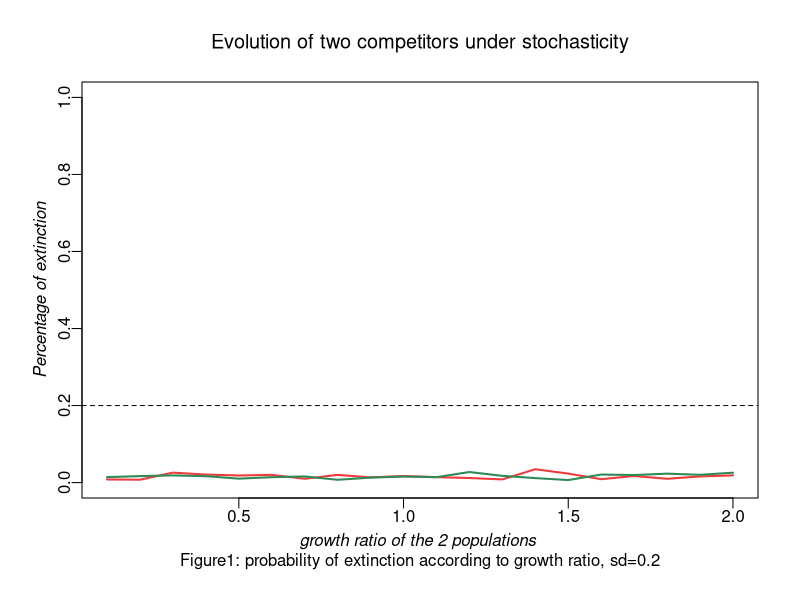
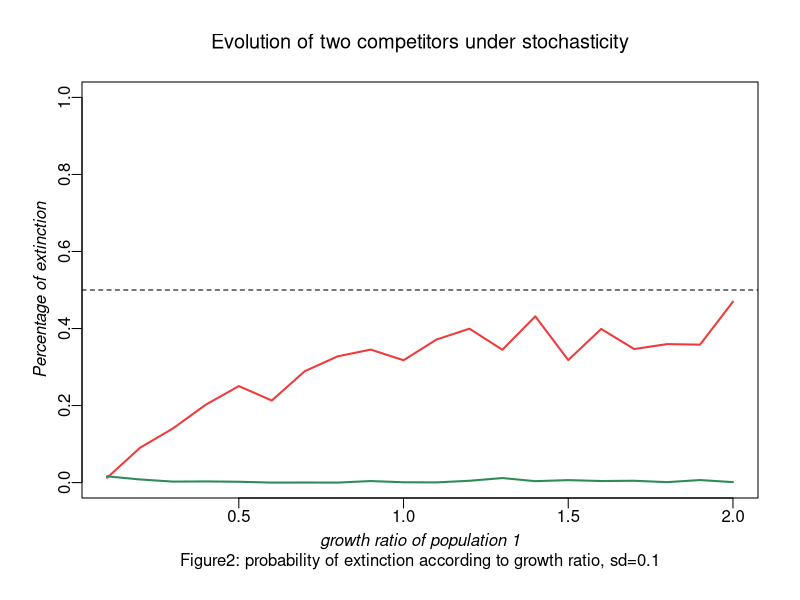
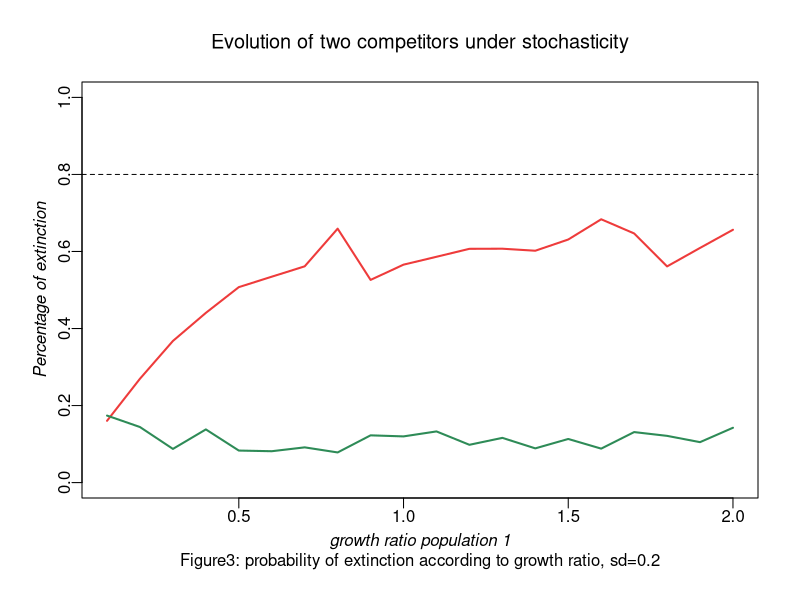

Write the R code that produced these figures, in order.
## ---- chunk 1
r1 <- 1
r2 <- 0.1
K1  <- 10
K2<- 10
K<-10
a21 <- 1
a12 <- 1
steps <- 400
N1 <- numeric(steps); N1[1] <- 0.1
N2 <- numeric(steps); N2[1] <- 0.1
## ---- chunk 2
L1<-numeric(20)
L2<-numeric(20)
N1.p <- numeric(200)
N2.p <- numeric(200)
r1s <- seq(from=0.1,to=2,length=20)

## ---- chunk 3
r2s <- seq(from=0.1,to=2,length=20) # here r2s is settled like r1s
for (a in 1:20){
r1 <- r1s[a]
r2<-r2s[a]
for(i in 1:200){
  e1<- rnorm(steps,0 ,0.1)
  e2<-rnorm(steps,0 ,0.1)
  for(t in 1:(steps-1)){
    N1[t+1] <- N1[t]*exp(r1*(1-(N1[t]+a21*N2[t])/K1)+ e1[t])
    N2[t+1] <- N2[t]*exp(r2*(1-(N2[t]+a12*N1[t])/K2)+ e2[t])
  }
  N1.p[i] <- length(which(N1<=0.05))
  N2.p[i] <- length(which(N2<=0.05))
}

L1[a]<-mean(N1.p)/200
L2[a]<-mean(N2.p)/200
}

plot(r1s,L2,col="brown2",lwd=2,type='l',ylim=c(0, 1),
     xlab = "growth ratio of the 2 populations ", ylab = "Percentage of extinction",
     main="Evolution of two competitors under stochasticity", font.lab="3", font.main= "1", lab=c(6,6,7), mgp=c(1.6,0.4,0), sub= "Figure1: probability of extinction according to growth ratio, sd=0.2")
lines(r1s, L1,col="seagreen",lwd=2)
abline(h=0.2, lty=2)
## ---- chunk 4

for (a in 1:20){
r1 <- r1s[a]
r2 <- 0.1
for(i in 1:200){
  e1<- rnorm(steps,0 ,0.1)
  e2<-rnorm(steps,0 ,0.1)
  for(t in 1:(steps-1)){
    N1[t+1] <- N1[t]*exp(r1*(1-(N1[t]+a21*N2[t])/K1)+ e1[t])
    N2[t+1] <- N2[t]*exp(r2*(1-(N2[t]+a12*N1[t])/K2)+ e2[t])
  }
  N1.p[i] <- length(which(N1<=0.05))
  N2.p[i] <- length(which(N2<=0.05))
}

L1[a]<-mean(N1.p)/200
L2[a]<-mean(N2.p)/200
}

plot(r1s,L2,col="brown2",lwd=2,type='l',ylim=c(0, 1),
     xlab = "growth ratio of population 1", ylab = "Percentage of extinction",
     main="Evolution of two competitors under stochasticity", font.lab="3", font.main= "1", lab=c(6,6,7), mgp=c(1.6,0.4,0), sub= "Figure2: probability of extinction according to growth ratio, sd=0.1")
lines(r1s, L1,col="seagreen",lwd=2)
abline(h=0.5, lty=2)

## ---- chunk 5

position.N1<- numeric(200)
position.N2<-numeric(200)

set.seed(0907) # for reproductible data
r1 <- 1.0
r2 <- 0.1
for(i in 1:200){
  e1<- rnorm(steps,0 ,0.1)
  e2<-rnorm(steps,0 ,0.1)
  for(t in 1:(steps-1)){
    N1[t+1] <- N1[t]*exp(r1*(1-(N1[t]+a21*N2[t])/K1)+ e1[t])
    N2[t+1] <- N2[t]*exp(r2*(1-(N2[t]+a12*N1[t])/K2)+ e2[t])
  }
  
  position.N1[i]<-which(N1<=0.05)[1] #gives the position of the first extinction
  position.N2[i]<- which(N2<=0.05)[1]
 
}

## ---- chunk 6
print(position.N1)
## ---- chunk 7
print(position.N2)
## ---- chunk 8
summary(position.N2, na.rm=TRUE)
## ---- chunk 9
summary(position.N1, na.rm=TRUE)
## ---- chunk 10

for (a in 1:20){
r1 <- r1s[a]
r2 <- 0.1
for(i in 1:200){
  e1<- rnorm(steps,0 ,0.2)
  e2<-rnorm(steps,0 ,0.2)
  for(t in 1:(steps-1)){
    N1[t+1] <- N1[t]*exp(r1*(1-(N1[t]+a21*N2[t])/K1)+ e1[t])
    N2[t+1] <- N2[t]*exp(r2*(1-(N2[t]+a12*N1[t])/K2)+ e2[t])
  }
  N1.p[i] <- length(which(N1<=0.05))
  N2.p[i] <- length(which(N2<=0.05))
}

L1[a]<-mean(N1.p)/200
L2[a]<-mean(N2.p)/200
}

plot(r1s,L2,col="brown2",lwd=2,type='l',ylim=c(0, 1),
     xlab = "growth ratio population 1", ylab = "Percentage of extinction",
     main="Evolution of two competitors under stochasticity", font.lab="3", font.main= "1", lab=c(6,6,7), mgp=c(1.6,0.4,0), sub= "Figure3: probability of extinction according to growth ratio, sd=0.2")
lines(r1s, L1,col="seagreen",lwd=2)
abline(h=0.8, lty=2)

## ---- chunk 11
set.seed(1421)
position.N1<- numeric(200)
position.N2<-numeric(200)

set.seed(0907) # for reproductible data
r1 <- 1.0
r2 <- 0.1
for(i in 1:200){
  e1<- rnorm(steps,0 ,0.2)
  e2<-rnorm(steps,0 ,0.2)
  for(t in 1:(steps-1)){
    N1[t+1] <- N1[t]*exp(r1*(1-(N1[t]+a21*N2[t])/K1)+ e1[t])
    N2[t+1] <- N2[t]*exp(r2*(1-(N2[t]+a12*N1[t])/K2)+ e2[t])
  }
  
  position.N1[i]<-which(N1<=0.05)[1] #gives the position of the first extinction
  position.N2[i]<- which(N2<=0.05)[1]
 
}
## ---- chunk 12
summary(position.N2, na.rm=TRUE)
## ---- chunk 13
summary(position.N1, na.rm=TRUE)
